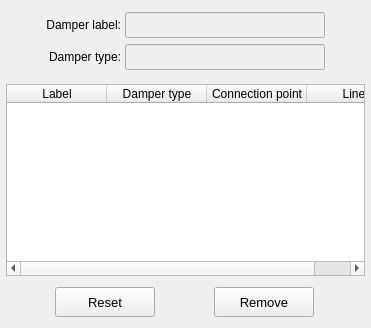
           <widget class="QWidget" name="tab_remove">
            <attribute name="title">
             <string>Remove</string>
            </attribute>
            <layout class="QGridLayout" name="gridLayout_9">
             <property name="leftMargin">
              <number>2</number>
             </property>
             <property name="topMargin">
              <number>6</number>
             </property>
             <property name="rightMargin">
              <number>2</number>
             </property>
             <property name="bottomMargin">
              <number>2</number>
             </property>
             <property name="spacing">
              <number>2</number>
             </property>
             <item row="0" column="0">
              <widget class="QFrame" name="frame_remove_selection">
               <property name="minimumSize">
                <size>
                 <width>0</width>
                 <height>72</height>
                </size>
               </property>
               <property name="maximumSize">
                <size>
                 <width>16777215</width>
                 <height>72</height>
                </size>
               </property>
               <property name="frameShape">
                <enum>QFrame::NoFrame</enum>
               </property>
               <property name="frameShadow">
                <enum>QFrame::Raised</enum>
               </property>
               <layout class="QGridLayout" name="gridLayout_5">
                <property name="leftMargin">
                 <number>4</number>
                </property>
                <property name="topMargin">
                 <number>4</number>
                </property>
                <property name="rightMargin">
                 <number>4</number>
                </property>
                <property name="bottomMargin">
                 <number>4</number>
                </property>
                <property name="spacing">
                 <number>4</number>
                </property>
                <item row="0" column="3">
                 <spacer name="horizontalSpacer_8">
                  <property name="orientation">
                   <enum>Qt::Horizontal</enum>
                  </property>
                  <property name="sizeHint" stdset="0">
                   <size>
                    <width>40</width>
                    <height>20</height>
                   </size>
                  </property>
                 </spacer>
                </item>
                <item row="0" column="0">
                 <spacer name="horizontalSpacer_7">
                  <property name="orientation">
                   <enum>Qt::Horizontal</enum>
                  </property>
                  <property name="sizeHint" stdset="0">
                   <size>
                    <width>40</width>
                    <height>20</height>
                   </size>
                  </property>
                 </spacer>
                </item>
                <item row="0" column="2">
                 <widget class="QLineEdit" name="lineEdit_selected_damper_label">
                  <property name="enabled">
                   <bool>false</bool>
                  </property>
                  <property name="minimumSize">
                   <size>
                    <width>200</width>
                    <height>26</height>
                   </size>
                  </property>
                  <property name="maximumSize">
                   <size>
                    <width>200</width>
                    <height>26</height>
                   </size>
                  </property>
                  <property name="focusPolicy">
                   <enum>Qt::ClickFocus</enum>
                  </property>
                  <property name="styleSheet">
                   <string notr="true"/>
                  </property>
                  <property name="alignment">
                   <set>Qt::AlignCenter</set>
                  </property>
                 </widget>
                </item>
                <item row="0" column="1">
                 <widget class="QLabel" name="label_2">
                  <property name="minimumSize">
                   <size>
                    <width>0</width>
                    <height>0</height>
                   </size>
                  </property>
                  <property name="maximumSize">
                   <size>
                    <width>16777215</width>
                    <height>16777215</height>
                   </size>
                  </property>
                  <property name="text">
                   <string>Damper label:</string>
                  </property>
                  <property name="alignment">
                   <set>Qt::AlignRight|Qt::AlignTrailing|Qt::AlignVCenter</set>
                  </property>
                 </widget>
                </item>
                <item row="1" column="1">
                 <widget class="QLabel" name="label_3">
                  <property name="minimumSize">
                   <size>
                    <width>0</width>
                    <height>0</height>
                   </size>
                  </property>
                  <property name="maximumSize">
                   <size>
                    <width>16777215</width>
                    <height>16777215</height>
                   </size>
                  </property>
                  <property name="text">
                   <string>Damper type:</string>
                  </property>
                  <property name="alignment">
                   <set>Qt::AlignRight|Qt::AlignTrailing|Qt::AlignVCenter</set>
                  </property>
                 </widget>
                </item>
                <item row="1" column="2">
                 <widget class="QLineEdit" name="lineEdit_damper_type">
                  <property name="enabled">
                   <bool>false</bool>
                  </property>
                  <property name="minimumSize">
                   <size>
                    <width>200</width>
                    <height>0</height>
                   </size>
                  </property>
                  <property name="maximumSize">
                   <size>
                    <width>200</width>
                    <height>26</height>
                   </size>
                  </property>
                  <property name="focusPolicy">
                   <enum>Qt::ClickFocus</enum>
                  </property>
                  <property name="styleSheet">
                   <string notr="true"/>
                  </property>
                  <property name="alignment">
                   <set>Qt::AlignCenter</set>
                  </property>
                 </widget>
                </item>
               </layout>
              </widget>
             </item>
             <item row="1" column="0">
              <widget class="QFrame" name="frame_treeWidget">
               <property name="frameShape">
                <enum>QFrame::NoFrame</enum>
               </property>
               <property name="frameShadow">
                <enum>QFrame::Raised</enum>
               </property>
               <layout class="QGridLayout" name="gridLayout_8">
                <property name="leftMargin">
                 <number>4</number>
                </property>
                <property name="topMargin">
                 <number>4</number>
                </property>
                <property name="rightMargin">
                 <number>4</number>
                </property>
                <property name="bottomMargin">
                 <number>0</number>
                </property>
                <property name="spacing">
                 <number>4</number>
                </property>
                <item row="1" column="0">
                 <widget class="QTreeWidget" name="treeWidget_pulsation_damper_info">
                  <property name="minimumSize">
                   <size>
                    <width>0</width>
                    <height>0</height>
                   </size>
                  </property>
                  <property name="maximumSize">
                   <size>
                    <width>1000</width>
                    <height>1000</height>
                   </size>
                  </property>
                  <property name="font">
                   <font>
                    <family>MS Shell Dlg 2</family>
                    <pointsize>9</pointsize>
                    <weight>50</weight>
                    <italic>false</italic>
                    <bold>false</bold>
                   </font>
                  </property>
                  <property name="frameShape">
                   <enum>QFrame::StyledPanel</enum>
                  </property>
                  <property name="frameShadow">
                   <enum>QFrame::Sunken</enum>
                  </property>
                  <property name="indentation">
                   <number>0</number>
                  </property>
                  <column>
                   <property name="text">
                    <string>Label</string>
                   </property>
                   <property name="textAlignment">
                    <set>AlignCenter</set>
                   </property>
                  </column>
                  <column>
                   <property name="text">
                    <string>Damper type</string>
                   </property>
                   <property name="textAlignment">
                    <set>AlignCenter</set>
                   </property>
                  </column>
                  <column>
                   <property name="text">
                    <string>Connection point</string>
                   </property>
                   <property name="font">
                    <font>
                     <family>MS Shell Dlg 2</family>
                     <pointsize>9</pointsize>
                     <weight>50</weight>
                     <italic>false</italic>
                     <bold>false</bold>
                    </font>
                   </property>
                   <property name="textAlignment">
                    <set>AlignCenter</set>
                   </property>
                  </column>
                  <column>
                   <property name="text">
                    <string>Lines</string>
                   </property>
                   <property name="textAlignment">
                    <set>AlignCenter</set>
                   </property>
                  </column>
                 </widget>
                </item>
               </layout>
              </widget>
             </item>
             <item row="2" column="0">
              <widget class="QFrame" name="frame_remove_buttons">
               <property name="minimumSize">
                <size>
                 <width>0</width>
                 <height>48</height>
                </size>
               </property>
               <property name="maximumSize">
                <size>
                 <width>16777215</width>
                 <height>48</height>
                </size>
               </property>
               <property name="frameShape">
                <enum>QFrame::NoFrame</enum>
               </property>
               <property name="frameShadow">
                <enum>QFrame::Raised</enum>
               </property>
               <layout class="QGridLayout" name="gridLayout_7">
                <property name="leftMargin">
                 <number>0</number>
                </property>
                <property name="topMargin">
                 <number>0</number>
                </property>
                <property name="rightMargin">
                 <number>0</number>
                </property>
                <property name="bottomMargin">
                 <number>0</number>
                </property>
                <item row="0" column="1">
                 <widget class="QPushButton" name="pushButton_remove">
                  <property name="minimumSize">
                   <size>
                    <width>100</width>
                    <height>30</height>
                   </size>
                  </property>
                  <property name="maximumSize">
                   <size>
                    <width>100</width>
                    <height>30</height>
                   </size>
                  </property>
                  <property name="font">
                   <font>
                    <family>MS Shell Dlg 2</family>
                    <pointsize>10</pointsize>
                    <weight>50</weight>
                    <italic>false</italic>
                    <bold>false</bold>
                   </font>
                  </property>
                  <property name="styleSheet">
                   <string notr="true"/>
                  </property>
                  <property name="text">
                   <string>Remove</string>
                  </property>
                  <property name="autoDefault">
                   <bool>false</bool>
                  </property>
                  <property name="status" stdset="0">
                   <string>danger</string>
                  </property>
                 </widget>
                </item>
                <item row="0" column="0">
                 <widget class="QPushButton" name="pushButton_reset">
                  <property name="minimumSize">
                   <size>
                    <width>100</width>
                    <height>30</height>
                   </size>
                  </property>
                  <property name="maximumSize">
                   <size>
                    <width>100</width>
                    <height>30</height>
                   </size>
                  </property>
                  <property name="font">
                   <font>
                    <family>MS Shell Dlg 2</family>
                    <pointsize>10</pointsize>
                    <weight>50</weight>
                    <italic>false</italic>
                    <bold>false</bold>
                   </font>
                  </property>
                  <property name="styleSheet">
                   <string notr="true"/>
                  </property>
                  <property name="text">
                   <string>Reset</string>
                  </property>
                  <property name="autoDefault">
                   <bool>false</bool>
                  </property>
                 </widget>
                </item>
               </layout>
              </widget>
             </item>
            </layout>
           </widget>
